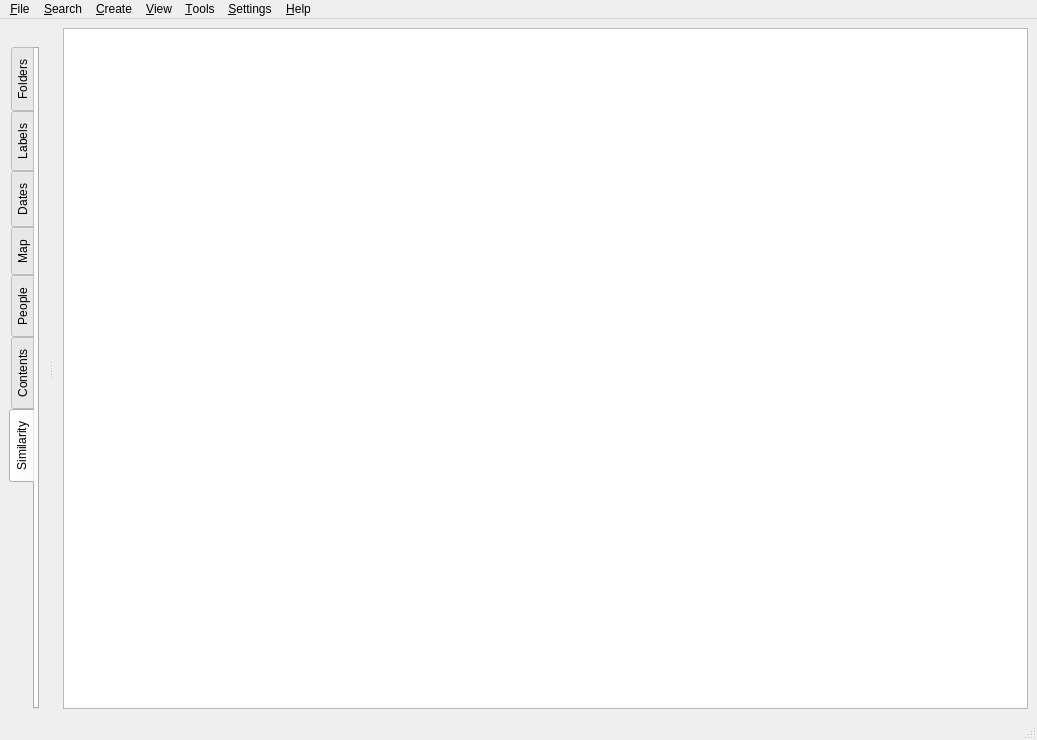
<?xml version="1.0" encoding="UTF-8"?>
<ui version="4.0">
 <class>MainWindow</class>
 <widget class="QMainWindow" name="MainWindow">
  <property name="geometry">
   <rect>
    <x>0</x>
    <y>0</y>
    <width>1037</width>
    <height>740</height>
   </rect>
  </property>
  <property name="windowTitle">
   <string>MainWindow</string>
  </property>
  <widget class="QWidget" name="centralwidget">
   <layout class="QGridLayout" name="gridLayout">
    <item row="0" column="0">
     <widget class="QListWidget" name="imagesList"/>
    </item>
   </layout>
  </widget>
  <widget class="QMenuBar" name="menubar">
   <property name="geometry">
    <rect>
     <x>0</x>
     <y>0</y>
     <width>1037</width>
     <height>21</height>
    </rect>
   </property>
   <widget class="QMenu" name="menu_File">
    <property name="title">
     <string>&amp;File</string>
    </property>
   </widget>
   <widget class="QMenu" name="menu_View">
    <property name="title">
     <string>&amp;View</string>
    </property>
   </widget>
   <widget class="QMenu" name="menu_Filter">
    <property name="title">
     <string>&amp;Search</string>
    </property>
   </widget>
   <widget class="QMenu" name="menu_Create">
    <property name="title">
     <string>&amp;Create</string>
    </property>
   </widget>
   <widget class="QMenu" name="menu_Tools">
    <property name="title">
     <string>&amp;Tools</string>
    </property>
   </widget>
   <widget class="QMenu" name="menu_Help">
    <property name="title">
     <string>&amp;Help</string>
    </property>
   </widget>
   <widget class="QMenu" name="menu_Settings">
    <property name="title">
     <string>&amp;Settings</string>
    </property>
   </widget>
   <addaction name="menu_File"/>
   <addaction name="menu_Filter"/>
   <addaction name="menu_Create"/>
   <addaction name="menu_View"/>
   <addaction name="menu_Tools"/>
   <addaction name="menu_Settings"/>
   <addaction name="menu_Help"/>
  </widget>
  <widget class="QStatusBar" name="statusbar"/>
  <widget class="QDockWidget" name="dockWidget">
   <property name="floating">
    <bool>false</bool>
   </property>
   <property name="features">
    <set>QDockWidget::NoDockWidgetFeatures</set>
   </property>
   <property name="windowTitle">
    <string/>
   </property>
   <attribute name="dockWidgetArea">
    <number>1</number>
   </attribute>
   <widget class="QWidget" name="dockWidgetContents">
    <layout class="QHBoxLayout" name="horizontalLayout_2">
     <item>
      <widget class="QTabWidget" name="tabWidget">
       <property name="tabPosition">
        <enum>QTabWidget::West</enum>
       </property>
       <property name="tabShape">
        <enum>QTabWidget::Rounded</enum>
       </property>
       <property name="currentIndex">
        <number>6</number>
       </property>
       <widget class="QWidget" name="tab">
        <attribute name="title">
         <string>Folders</string>
        </attribute>
       </widget>
       <widget class="QWidget" name="tab_2">
        <attribute name="title">
         <string>Labels</string>
        </attribute>
       </widget>
       <widget class="QWidget" name="tab_3">
        <attribute name="title">
         <string>Dates</string>
        </attribute>
       </widget>
       <widget class="QWidget" name="tab_4">
        <attribute name="title">
         <string>Map</string>
        </attribute>
       </widget>
       <widget class="QWidget" name="tab_6">
        <attribute name="title">
         <string>People</string>
        </attribute>
       </widget>
       <widget class="QWidget" name="tab_7">
        <attribute name="title">
         <string>Contents</string>
        </attribute>
       </widget>
       <widget class="QWidget" name="tab_5">
        <attribute name="title">
         <string>Similarity</string>
        </attribute>
       </widget>
      </widget>
     </item>
    </layout>
   </widget>
  </widget>
 </widget>
 <resources/>
 <connections/>
</ui>
